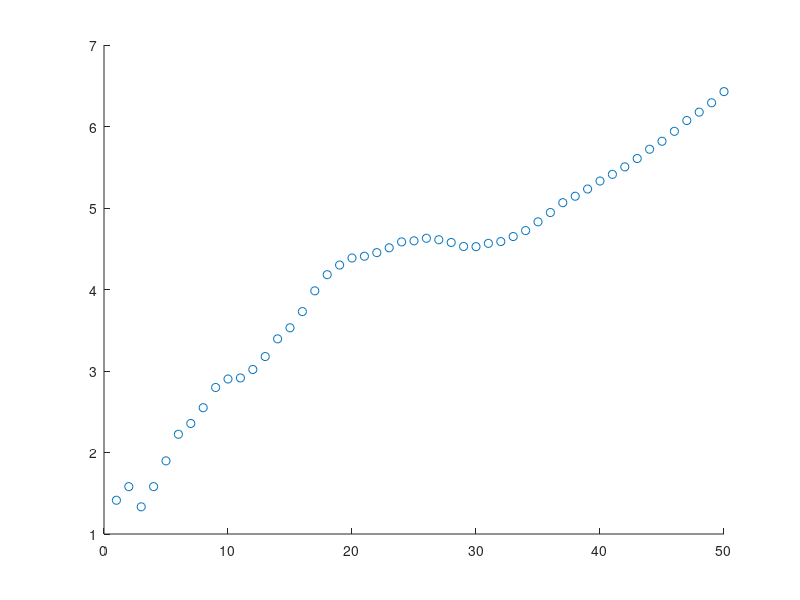

Write MATLAB code to recreate this figure.
close all;
clear vars;
sims=100;
n=50;
x2=zeros(1,n);
y2=zeros(1,n);
av=zeros(1,n);
j=1;
x1=0;
y1=0;
for i=1:n

    tmp1=randi([0,1]);
    tmp2=randi([0,1]);
    
    if(tmp1==0)
        y1=y1-1;
    end
    if(tmp1>0)
        y1=y1+1;
    end
    
    if(tmp2==0)
        x1=x1-1;
    end
    if(tmp2>0)
        x1=x1+1;
    end
    
      y2(1,j)=y1;
      x2(1,j)=x1;
      av(1,j)=sqrt((sum(x2)/j)*(sum(x2)/j)+(sum(y2)/j)*(sum(y2)/j));
    j=j+1;
  
    
end


%scatter(x2,y2);
%hold on;
%[tmp,tmp2]=size(x2);
%for i=2:tmp2
%quiver(x2(i-1),y2(i-1),(x2(i)-x2(i-1)),y2(i)-y2(i-1),1)
%pause(1);
%hold on;
%end
figure(2);
scatter(1:n,av);
hold on;
